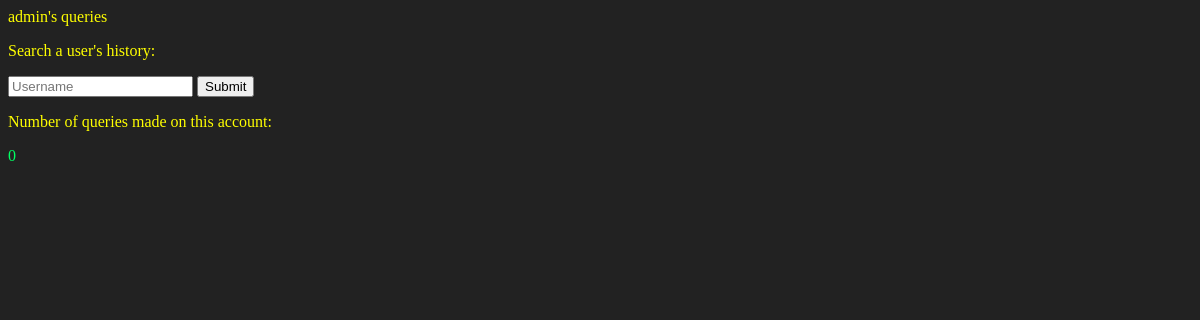
Before: /admin/history (signed in) with the older database file.
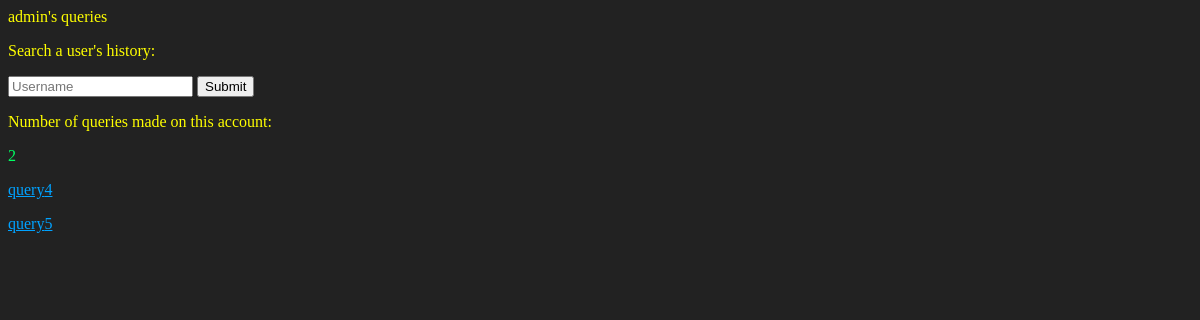
After: the same page with the newer database file.
### app.py (models this page shows, shortened)
class User(db.Model):
    id = db.Column(db.Integer, primary_key=True)
    username = db.Column(db.String(80), unique=True, nullable=False)
    twofa = db.Column(db.String(128), nullable=False)
    pword_hash = db.Column(db.String(128))

class Query(db.Model):
    id = db.Column(db.Integer, primary_key=True)
    text = db.Column(db.String(128), nullable=False)
    results = db.Column(db.String(128), nullable=False)
    user_id = db.Column(db.Integer, db.ForeignKey('user.id'), nullable=False)

### app.py (the view)
@app.route('/<user_name>/history', methods = ['GET','POST'])
def history(user_name):
    if 'uname' not in session:
        return render_template('no_access.html')
    user_id = User.query.filter_by(username=user_name).first().id
    queries = Query.query.filter_by(user_id=user_id).all()
    if session['uname'] == 'admin':
        if request.method == 'POST':
            username = request.form['username']
            user_id = User.query.filter_by(username=username).first().id
            queries = Query.query.filter_by(user_id=user_id).all()
            return redirect(url_for('history', user_name = username))
        return render_template('history.html', User = user_name, queries = queries)
    if session['uname'] == user_name:
        return render_template('history.html', User = user_name, queries = queries)
    else:
        return render_template('no_access.html')

### templates/history.html (shortened to what this page needs)
<html>
    <link rel="stylesheet" href='/static/style.css' />
    <body>
        {% if User == "admin" %}
            <p>{{ User }}'s queries</p>
            <form action="{{url_for('history', user_name = User)}}" method="POST">
                <p>Search a user's history:</p>
                <input type="text" id=userquery name="username" placeholder="Username">
                <input type="submit" value="Submit">
            </form>
        {% else %}
            <p>{{ User }}'s queries</p>
        {% endif %}
        <p>Number of queries made on this account:</p>
        <p style="color:rgb(0, 255, 98);" id=numqueries>{{ queries|length }}</p>
        {% for query in queries %}
            <P id = query{{query.id}}><a href="{{ url_for('query', id = query.id) }}">query{{ query.id }}</P>
        {% endfor %}
    </body>
</html>

### static/style.css (style rules this page uses)
body { background: rgb(34, 34, 34); color: yellow; }
a:link { color: rgb(0, 162, 255); }

Changed rows visible on the page:
added Query: id "4"
added Query: id "5"
Other visible differences:
{{ queries|length }}: "0" → "2"
